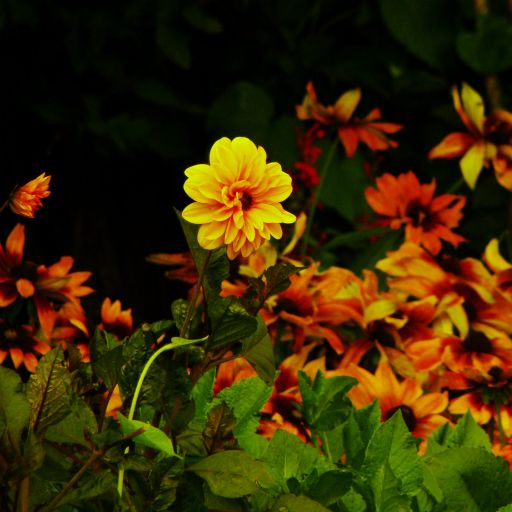
%> input picture Digital Image Processing/flower.jpg, 512 x 512 px
$ octave DIP_3_b_different_mask.m   (GNU Octave 9; MATLAB toolbox functions it lacks are replaced by stand-ins)
%> lines starting %> are read from the running program, lines starting %| are printed output that depends on the picture
clc;
close all;
clear all;

im = imread('G:\4Y1S\Lab\4Y1S\4182-Image Processing\flower.jpg');
%> im is the input picture: size 512x512x3 uint8; mean R, G, B 58, 41.2, 2.5
subplot(2,3,1);
imshow(im)
title('Original image');

img = rgb2gray(im);
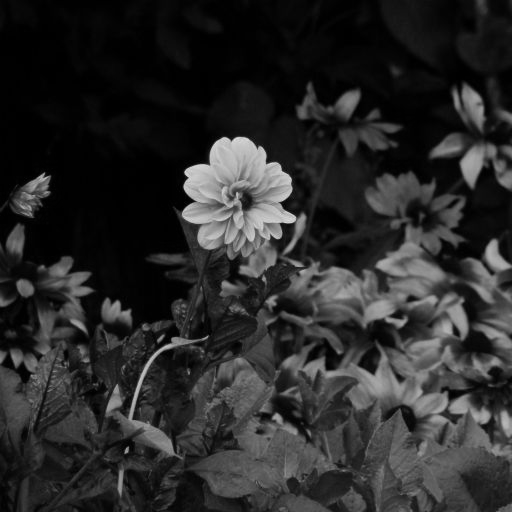
%> img: size 512x512 uint8; min 0, max 223, mean 41.8
subplot(2,3,2);
imshow(img)
title('GrayScale Image');

noisyImg = imnoise(img,'salt & pepper');
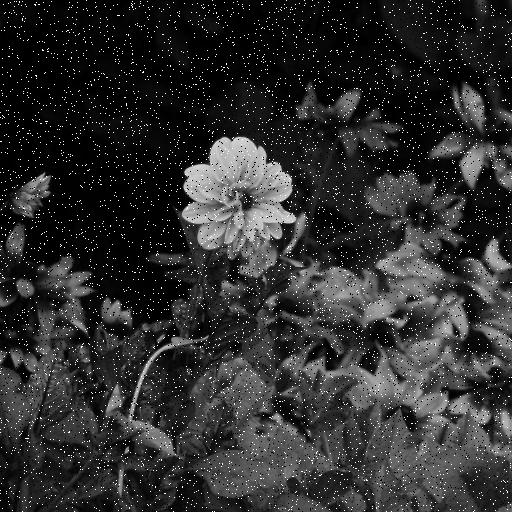
%> noisyImg: size 512x512 uint8; min 0, max 255, mean 46.2
subplot(2,3,3);
imshow(noisyImg)
title('Image with Salt pepper');

filter1 = ones(3,3)/9;
filter2 = ones(5,5)/25;
filter3 = ones(7,7)/49;

%> (the run ends here)
